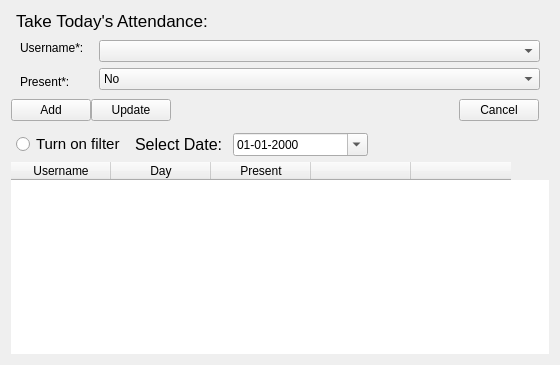
         <widget class="QWidget" name="attendance_page">
          <layout class="QVBoxLayout" name="verticalLayout_14">
           <item>
            <widget class="QFrame" name="attendance_add_frame_2">
             <property name="sizePolicy">
              <sizepolicy hsizetype="Preferred" vsizetype="Preferred">
               <horstretch>0</horstretch>
               <verstretch>0</verstretch>
              </sizepolicy>
             </property>
             <property name="minimumSize">
              <size>
               <width>300</width>
               <height>0</height>
              </size>
             </property>
             <property name="maximumSize">
              <size>
               <width>600</width>
               <height>16777215</height>
              </size>
             </property>
             <property name="frameShape">
              <enum>QFrame::NoFrame</enum>
             </property>
             <property name="frameShadow">
              <enum>QFrame::Raised</enum>
             </property>
             <layout class="QVBoxLayout" name="verticalLayout_9">
              <property name="spacing">
               <number>0</number>
              </property>
              <property name="leftMargin">
               <number>0</number>
              </property>
              <property name="topMargin">
               <number>0</number>
              </property>
              <property name="rightMargin">
               <number>0</number>
              </property>
              <property name="bottomMargin">
               <number>0</number>
              </property>
              <item alignment="Qt::AlignBottom">
               <widget class="QFrame" name="attendance_add_title_frame">
                <property name="frameShape">
                 <enum>QFrame::NoFrame</enum>
                </property>
                <property name="frameShadow">
                 <enum>QFrame::Raised</enum>
                </property>
                <layout class="QVBoxLayout" name="verticalLayout_10">
                 <property name="spacing">
                  <number>0</number>
                 </property>
                 <property name="leftMargin">
                  <number>5</number>
                 </property>
                 <property name="topMargin">
                  <number>0</number>
                 </property>
                 <property name="rightMargin">
                  <number>0</number>
                 </property>
                 <property name="bottomMargin">
                  <number>0</number>
                 </property>
                 <item alignment="Qt::AlignTop">
                  <widget class="QLabel" name="titleLabel_2">
                   <property name="font">
                    <font>
                     <pointsize>13</pointsize>
                     <weight>50</weight>
                     <bold>false</bold>
                    </font>
                   </property>
                   <property name="text">
                    <string>Take Today's Attendance:</string>
                   </property>
                   <property name="alignment">
                    <set>Qt::AlignLeading|Qt::AlignLeft|Qt::AlignVCenter</set>
                   </property>
                  </widget>
                 </item>
                </layout>
               </widget>
              </item>
              <item>
               <widget class="QFrame" name="attendance_add_main_frame">
                <property name="sizePolicy">
                 <sizepolicy hsizetype="Preferred" vsizetype="Preferred">
                  <horstretch>0</horstretch>
                  <verstretch>0</verstretch>
                 </sizepolicy>
                </property>
                <property name="frameShape">
                 <enum>QFrame::NoFrame</enum>
                </property>
                <property name="frameShadow">
                 <enum>QFrame::Raised</enum>
                </property>
                <layout class="QHBoxLayout" name="horizontalLayout_8">
                 <property name="leftMargin">
                  <number>0</number>
                 </property>
                 <property name="topMargin">
                  <number>0</number>
                 </property>
                 <property name="rightMargin">
                  <number>0</number>
                 </property>
                 <property name="bottomMargin">
                  <number>0</number>
                 </property>
                 <item>
                  <widget class="QFrame" name="attendance_add_main_left">
                   <property name="frameShape">
                    <enum>QFrame::NoFrame</enum>
                   </property>
                   <property name="frameShadow">
                    <enum>QFrame::Raised</enum>
                   </property>
                   <layout class="QVBoxLayout" name="verticalLayout_11">
                    <property name="spacing">
                     <number>0</number>
                    </property>
                    <property name="topMargin">
                     <number>0</number>
                    </property>
                    <property name="rightMargin">
                     <number>0</number>
                    </property>
                    <property name="bottomMargin">
                     <number>0</number>
                    </property>
                    <item>
                     <widget class="QLabel" name="usenameLable_2">
                      <property name="text">
                       <string>Username*:</string>
                      </property>
                     </widget>
                    </item>
                    <item>
                     <widget class="QLabel" name="presentLabel">
                      <property name="text">
                       <string>Present*:</string>
                      </property>
                     </widget>
                    </item>
                   </layout>
                  </widget>
                 </item>
                 <item>
                  <widget class="QFrame" name="attendance_add_main_right">
                   <property name="sizePolicy">
                    <sizepolicy hsizetype="MinimumExpanding" vsizetype="Preferred">
                     <horstretch>0</horstretch>
                     <verstretch>0</verstretch>
                    </sizepolicy>
                   </property>
                   <property name="frameShape">
                    <enum>QFrame::NoFrame</enum>
                   </property>
                   <property name="frameShadow">
                    <enum>QFrame::Raised</enum>
                   </property>
                   <layout class="QVBoxLayout" name="verticalLayout_12">
                    <item>
                     <widget class="QComboBox" name="usernameComboBox">
                      <property name="sizePolicy">
                       <sizepolicy hsizetype="Preferred" vsizetype="Fixed">
                        <horstretch>0</horstretch>
                        <verstretch>0</verstretch>
                       </sizepolicy>
                      </property>
                      <property name="cursor">
                       <cursorShape>PointingHandCursor</cursorShape>
                      </property>
                     </widget>
                    </item>
                    <item>
                     <widget class="QComboBox" name="presentComboBox">
                      <property name="cursor">
                       <cursorShape>PointingHandCursor</cursorShape>
                      </property>
                      <item>
                       <property name="text">
                        <string>No</string>
                       </property>
                      </item>
                      <item>
                       <property name="text">
                        <string>Yes</string>
                       </property>
                      </item>
                     </widget>
                    </item>
                   </layout>
                  </widget>
                 </item>
                </layout>
               </widget>
              </item>
              <item alignment="Qt::AlignTop">
               <widget class="QFrame" name="attendance_add_button_frame">
                <property name="frameShape">
                 <enum>QFrame::NoFrame</enum>
                </property>
                <property name="frameShadow">
                 <enum>QFrame::Raised</enum>
                </property>
                <layout class="QHBoxLayout" name="horizontalLayout_3">
                 <property name="spacing">
                  <number>0</number>
                 </property>
                 <property name="leftMargin">
                  <number>0</number>
                 </property>
                 <property name="topMargin">
                  <number>0</number>
                 </property>
                 <property name="rightMargin">
                  <number>10</number>
                 </property>
                 <property name="bottomMargin">
                  <number>0</number>
                 </property>
                 <item>
                  <widget class="QPushButton" name="addButton_2">
                   <property name="cursor">
                    <cursorShape>PointingHandCursor</cursorShape>
                   </property>
                   <property name="text">
                    <string>Add</string>
                   </property>
                   <property name="icon">
                    <iconset resource="resources.qrc">
                     <normaloff>:/icons/icons/plus.png</normaloff>:/icons/icons/plus.png</iconset>
                   </property>
                  </widget>
                 </item>
                 <item>
                  <widget class="QPushButton" name="updateButton_2">
                   <property name="cursor">
                    <cursorShape>PointingHandCursor</cursorShape>
                   </property>
                   <property name="text">
                    <string>Update</string>
                   </property>
                   <property name="icon">
                    <iconset resource="resources.qrc">
                     <normaloff>:/icons/icons/book.png</normaloff>:/icons/icons/book.png</iconset>
                   </property>
                  </widget>
                 </item>
                 <item>
                  <spacer name="horizontalSpacer_2">
                   <property name="orientation">
                    <enum>Qt::Horizontal</enum>
                   </property>
                   <property name="sizeHint" stdset="0">
                    <size>
                     <width>288</width>
                     <height>20</height>
                    </size>
                   </property>
                  </spacer>
                 </item>
                 <item>
                  <widget class="QPushButton" name="cancelButton_2">
                   <property name="cursor">
                    <cursorShape>PointingHandCursor</cursorShape>
                   </property>
                   <property name="text">
                    <string>Cancel</string>
                   </property>
                   <property name="icon">
                    <iconset resource="resources.qrc">
                     <normaloff>:/icons/icons/cross.png</normaloff>:/icons/icons/cross.png</iconset>
                   </property>
                  </widget>
                 </item>
                </layout>
               </widget>
              </item>
             </layout>
            </widget>
           </item>
           <item>
            <widget class="QFrame" name="attendance_list_frame_2">
             <property name="sizePolicy">
              <sizepolicy hsizetype="Preferred" vsizetype="Preferred">
               <horstretch>0</horstretch>
               <verstretch>0</verstretch>
              </sizepolicy>
             </property>
             <property name="frameShape">
              <enum>QFrame::NoFrame</enum>
             </property>
             <property name="frameShadow">
              <enum>QFrame::Raised</enum>
             </property>
             <layout class="QVBoxLayout" name="verticalLayout_45">
              <property name="spacing">
               <number>0</number>
              </property>
              <property name="leftMargin">
               <number>0</number>
              </property>
              <property name="topMargin">
               <number>0</number>
              </property>
              <property name="rightMargin">
               <number>0</number>
              </property>
              <property name="bottomMargin">
               <number>0</number>
              </property>
              <item alignment="Qt::AlignLeft">
               <widget class="QFrame" name="frame_31">
                <property name="minimumSize">
                 <size>
                  <width>0</width>
                  <height>35</height>
                 </size>
                </property>
                <property name="frameShape">
                 <enum>QFrame::NoFrame</enum>
                </property>
                <property name="frameShadow">
                 <enum>QFrame::Raised</enum>
                </property>
                <layout class="QHBoxLayout" name="horizontalLayout_22">
                 <property name="spacing">
                  <number>10</number>
                 </property>
                 <property name="leftMargin">
                  <number>5</number>
                 </property>
                 <property name="topMargin">
                  <number>0</number>
                 </property>
                 <property name="rightMargin">
                  <number>0</number>
                 </property>
                 <property name="bottomMargin">
                  <number>0</number>
                 </property>
                 <item>
                  <widget class="QRadioButton" name="radioButton">
                   <property name="font">
                    <font>
                     <pointsize>11</pointsize>
                    </font>
                   </property>
                   <property name="text">
                    <string>Turn on filter</string>
                   </property>
                  </widget>
                 </item>
                 <item>
                  <widget class="QLabel" name="label_7">
                   <property name="font">
                    <font>
                     <pointsize>12</pointsize>
                    </font>
                   </property>
                   <property name="text">
                    <string>Select Date:</string>
                   </property>
                  </widget>
                 </item>
                 <item>
                  <widget class="QDateEdit" name="dateEdit_2">
                   <property name="sizePolicy">
                    <sizepolicy hsizetype="Preferred" vsizetype="Fixed">
                     <horstretch>0</horstretch>
                     <verstretch>0</verstretch>
                    </sizepolicy>
                   </property>
                   <property name="minimumSize">
                    <size>
                     <width>135</width>
                     <height>0</height>
                    </size>
                   </property>
                   <property name="displayFormat">
                    <string>dd-MM-yyyy</string>
                   </property>
                   <property name="calendarPopup">
                    <bool>true</bool>
                   </property>
                  </widget>
                 </item>
                </layout>
               </widget>
              </item>
              <item>
               <widget class="QTableWidget" name="tableWidget_2">
                <property name="sizePolicy">
                 <sizepolicy hsizetype="Expanding" vsizetype="Expanding">
                  <horstretch>0</horstretch>
                  <verstretch>0</verstretch>
                 </sizepolicy>
                </property>
                <property name="frameShape">
                 <enum>QFrame::NoFrame</enum>
                </property>
                <property name="editTriggers">
                 <set>QAbstractItemView::NoEditTriggers</set>
                </property>
                <column>
                 <property name="text">
                  <string>Username</string>
                 </property>
                </column>
                <column>
                 <property name="text">
                  <string>Day</string>
                 </property>
                </column>
                <column>
                 <property name="text">
                  <string>Present</string>
                 </property>
                </column>
                <column>
                 <property name="text">
                  <string/>
                 </property>
                </column>
                <column>
                 <property name="text">
                  <string/>
                 </property>
                </column>
               </widget>
              </item>
             </layout>
            </widget>
           </item>
          </layout>
         </widget>
